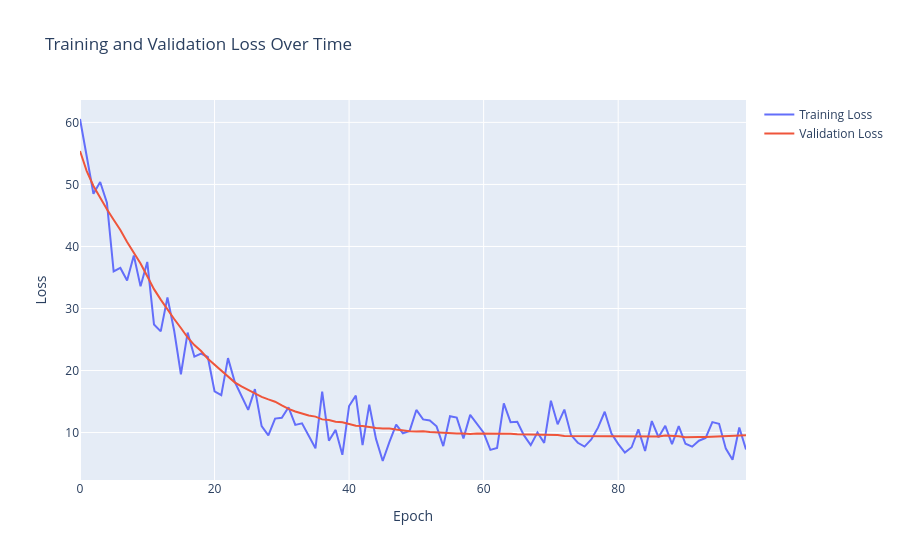
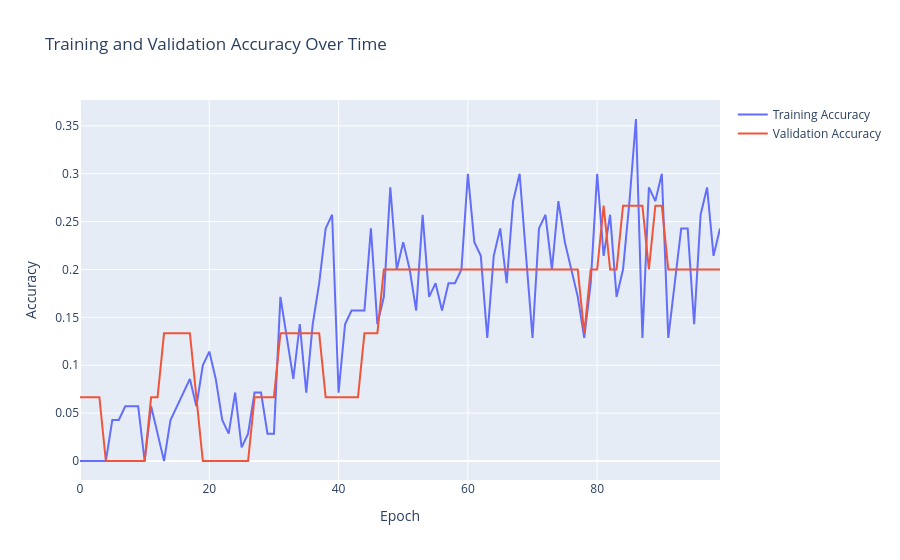

The notebook cell saved with these charts, in order:
### Code cell
# Hyperparameters
epsilon = 1E-4

# Use MSE loss
criterion = torch.nn.MSELoss()
optimizer = torch.optim.Adam(model.parameters(), lr=epsilon)

train_model(model, train_loader, val_loader, criterion, optimizer, device, num_epochs=100, checkpoint_path='resnet_transfer_regressor.pth')
